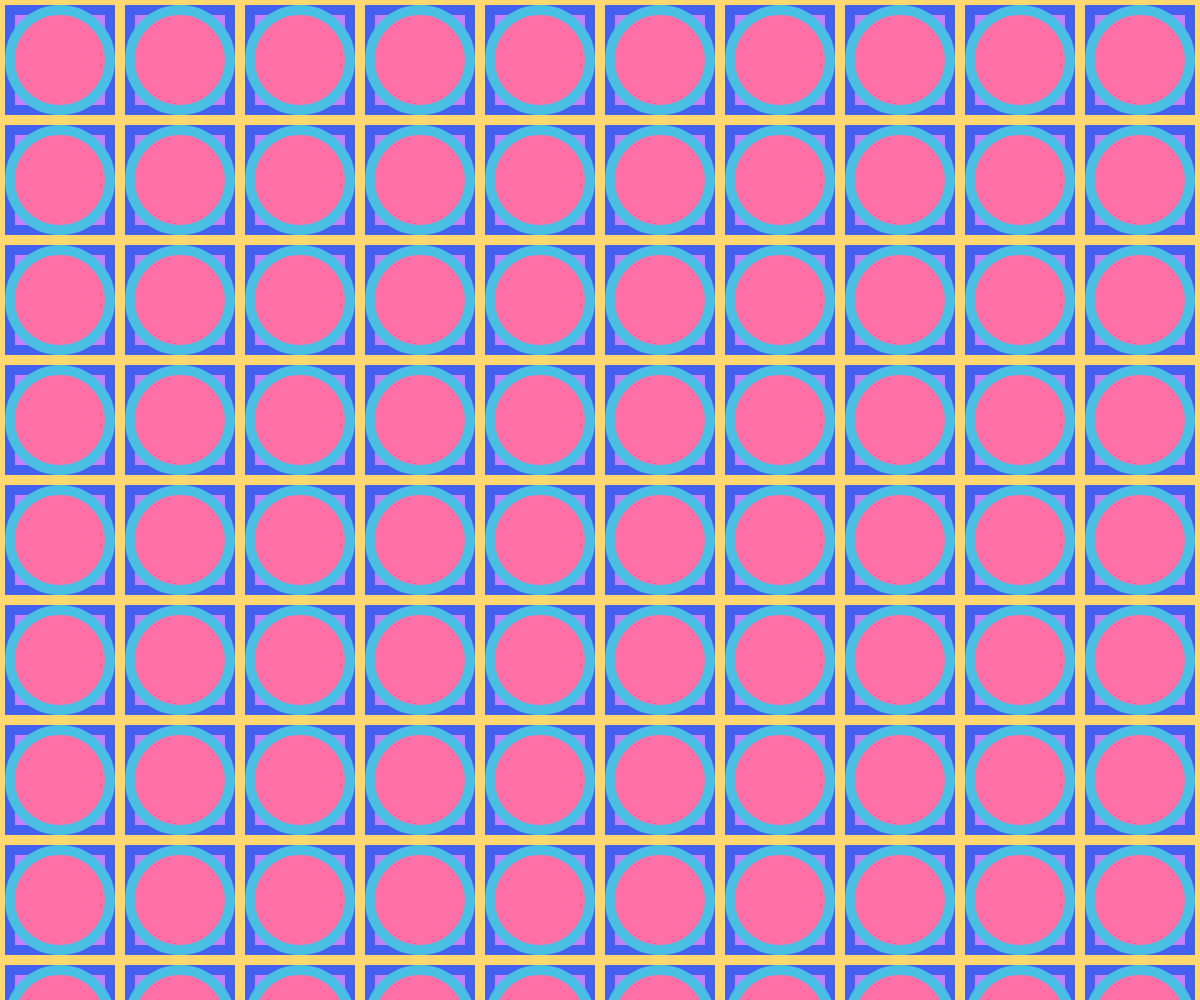
Frame 1 (no input)
Frame 60 (no input): identical to frame 1, image omitted
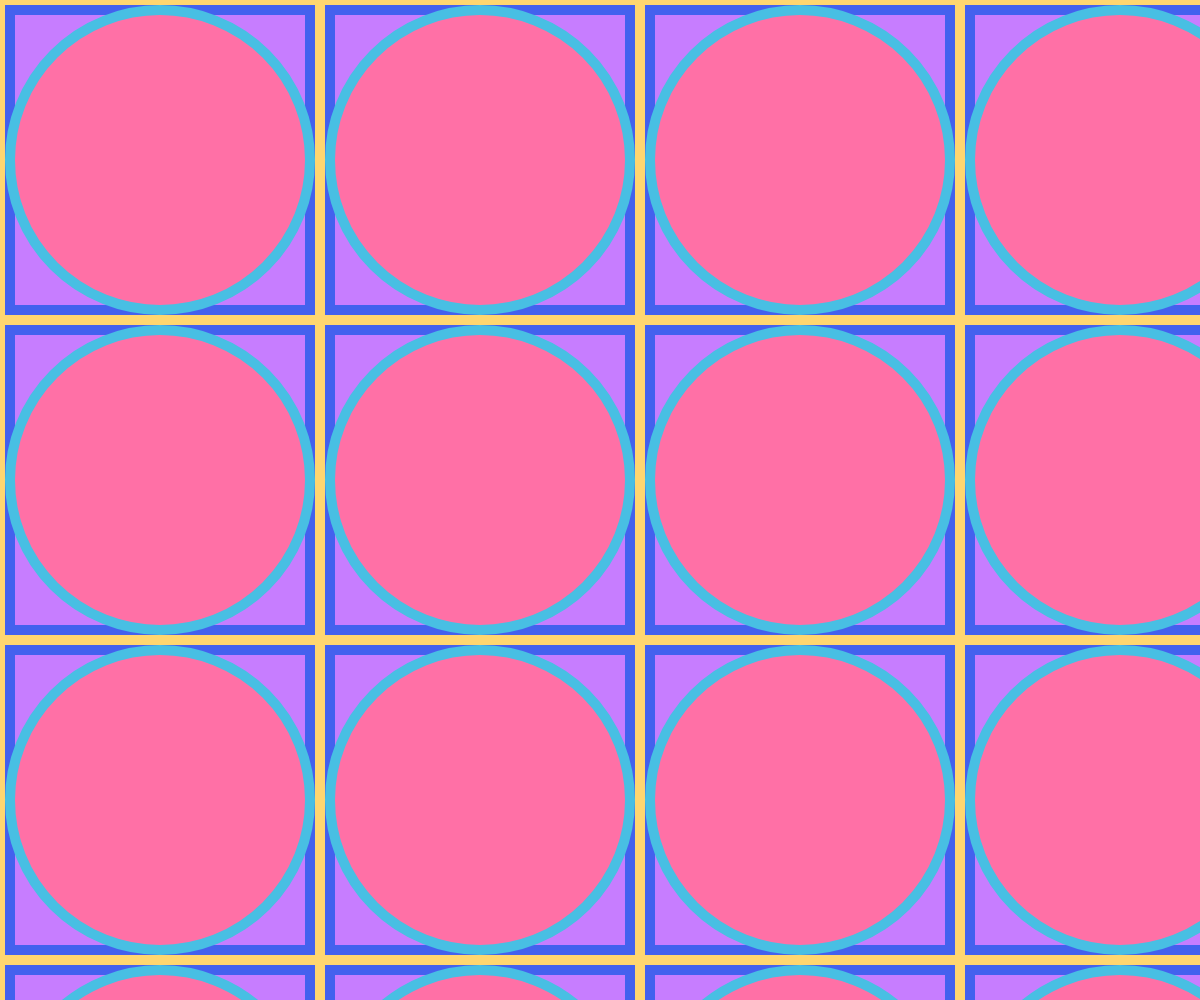
Frame 120 (the mouse pressed at the canvas centre since frame 60)

The p5.js sketch that drew these frames (run headless with seeded random() and noise() and a simulated clock; from frame 60 on, the mouse is pressed at the canvas centre):

// p5.js sketch
// ── sketch.js
function setup() { //設定函數，初始值的地方
  // 建立依照視窗的高與寬當作畫布的寬高
  createCanvas(windowWidth, windowHeight); 
  //畫布背景顏色為ffd670
  background(255, 214, 112);
}

function draw() { //畫圖函數，畫圖的地方
  // 清除畫布
  background(255, 214, 112);

  // 根據滑鼠的X位置計算圖形的大小
  let size = map(mouseX, 0, width, 100, 500);

  // 設定每個圖形之間的間距，確保圖形不重疊
  let spacing = size + 20; // 增加20像素的間距

  // 計算可以放多少個圖形
  let cols = Math.floor(width / spacing) + 1;
  let rows = Math.floor(height / spacing) + 1;

  // 計算圖形的起始位置，確保圖形在畫布中間
  let startX = spacing / 2;
  let startY = spacing / 2;

  for (let i = 0; i < cols; i++) {
    for (let j = 0; j < rows; j++) {
      let x = startX + spacing * i;
      let y = startY + spacing * j;

      // 畫一個顏色為ff70a6的方框
      rectMode(CENTER);
      fill(199, 125, 255);
      stroke('#4361ee'); // 修改方框的框線顏色
      strokeWeight(10);
      rect(x, y, size, size);

      // 畫一個顏色為c77dff的圓
      fill(255, 112, 166);
      stroke('#48bfe3'); // 修改圓形的框線顏色
      strokeWeight(10);
      ellipse(x, y, size, size);
    }
  }
}

//當視窗的大小改變時，重新設定畫布的寬高
function windowResized() {
  resizeCanvas(windowWidth, windowHeight);
}
